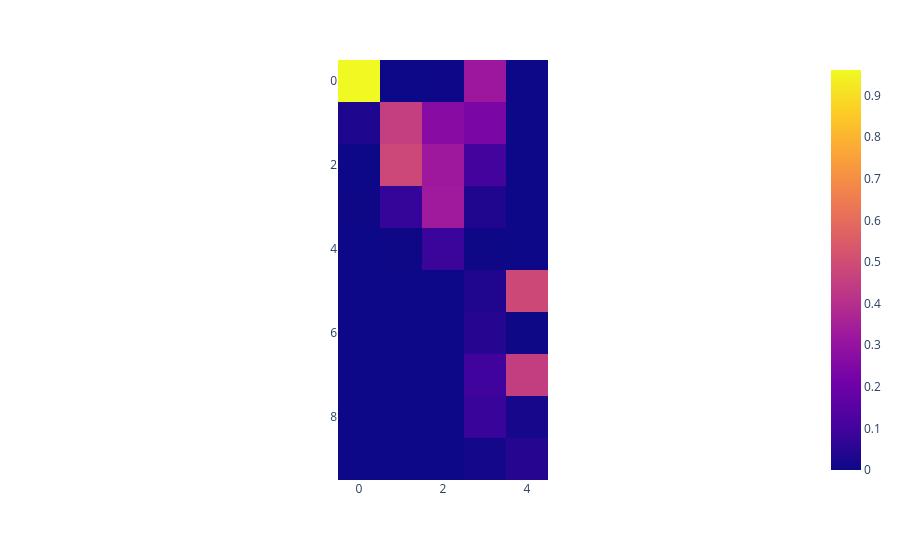

Here is the notebook cell this chart was saved with:
### Code cell
MAC = np.zeros((Phi_id.shape[1] + 5, Phi_id.shape[1]))   # Initialize MAC matrix
for i in range(Phi_id.shape[1] + 5):                     # Index over computed modes (larger)
    for j in range(Phi_id.shape[1]):                     # Index over identified modes
        numerator = np.abs(np.conj(Phi_m[:, i]) @ Phi_id[:, j])**2
        denominator = (np.conj(Phi_m[:, i]) @ Phi_m[:, i]) * (np.conj(Phi_id[:, j]) @ Phi_id[:, j])
        MAC[i, j] = numerator / denominator

# Plot the MAC matrix: Check if the off-diagonal elements are close to zero
fig = px.imshow(MAC)
fig.show()

### Figure 1 — Plotly figure (JSON) as saved in the notebook; plotly's stock layout.template omitted (floating-point values rounded to 4 significant figures)
{"data": [{"coloraxis": "coloraxis", "hovertemplate": "x: %{x}<br>y: %{y}<br>color: %{z}<extra></extra>", "name": "0", "type": "heatmap", "xaxis": "x", "yaxis": "y", "z": [[0.9612, 0.0001073, 0.00272, 0.3197, 9.072e-05], [0.03349, 0.453, 0.2652, 0.2359, 7.457e-05], [0.0001723, 0.4844, 0.3235, 0.1041, 4.156e-05], [0.001167, 0.07511, 0.3302, 0.03587, 4.271e-05], [8.397e-07, 0.000953, 0.08694, 0.001213, 3.116e-06], [1.909e-09, 1.409e-06, 5.705e-06, 0.03525, 0.487], [3.436e-07, 7.717e-07, 4.988e-05, 0.04612, 0.001325], [9.515e-07, 3.307e-08, 2.624e-08, 0.09735, 0.4508], [9.521e-09, 1.346e-06, 5.829e-08, 0.08039, 0.01913], [2.135e-09, 1.981e-06, 2.349e-06, 0.008467, 0.04579]]}], "layout": {"coloraxis": {"colorscale": [[0, "#0d0887"], [0.1111, "#46039f"], [0.2222, "#7201a8"], [0.3333, "#9c179e"], [0.4444, "#bd3786"], [0.5556, "#d8576b"], [0.6667, "#ed7953"], [0.7778, "#fb9f3a"], [0.8889, "#fdca26"], [1, "#f0f921"]]}, "margin": {"t": 60}, "xaxis": {"anchor": "y", "constrain": "domain", "domain": [0, 1], "scaleanchor": "y"}, "yaxis": {"anchor": "x", "autorange": "reversed", "constrain": "domain", "domain": [0, 1]}}}
